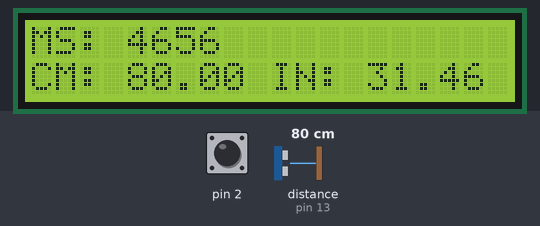
The sketch below on a simulated Arduino Uno, built with avr-gcc and run on an emulated ATmega328P. Shown: 20×2 character LCD. The inputs (shaded band) are chosen by the test bench; at power-on: distance to the obstacle (sensor on pin 13) 80 cm, pin 2 HIGH. The echo pulse lasts 58.3 µs per cm; what the sketch prints to the serial monitor is not drawn.

Above: at 1.2 s.
1.3 s: distance to the obstacle (sensor on pin 13) set to 2 cm
At 2.0 s:
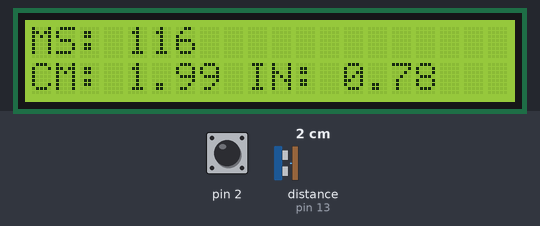
4.3 s: distance to the obstacle (sensor on pin 13) set to 60 cm
At 5.3 s:
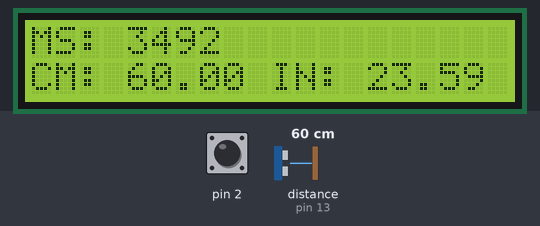
7.3 s: distance to the obstacle (sensor on pin 13) set to 18 cm
At 8.4 s:
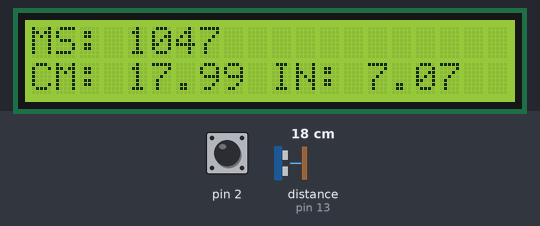
10.3 s: distance to the obstacle (sensor on pin 13) set to 2 cm
At 11.2 s:
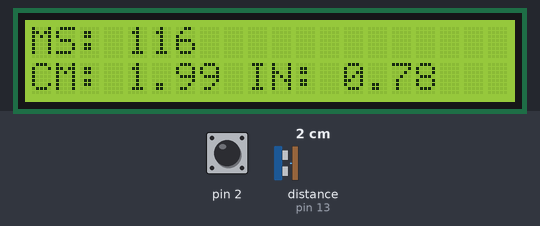
Timing chart, 0 to 13.3 s (numbered marks = the images above; inputs shaded):
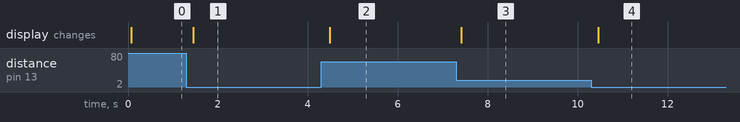

Measured:
- after the input at 1.3 s, the display: changes after 0.15 s (image 1)
- after the input at 4.3 s, the display: changes after 0.18 s (image 2)
- after the input at 7.3 s, the display: changes after 0.11 s (image 3)
- after the input at 10.3 s, the display: changes after 0.15 s (image 4)

The sketch:

Point3.ino
```cpp
#include <LiquidCrystal.h>
#include <Ultrasonic.h>
LiquidCrystal lcd(12,11,5,4,3,2);
#define TRIGGER_PIN 12
#define ECHO_PIN 13
Ultrasonic ultrasonic(TRIGGER_PIN, ECHO_PIN);
void setup()
{
  Serial.begin(9600);
  //pinMode(2,INPUT_PULLUP);
  attachInterrupt(0,int0,LOW);
  pinMode(2,INPUT_PULLUP);
}
void loop()
{
  int0();
}
void int0()
{
  if (digitalRead(2) == HIGH)
  {
    float cmMsec, inMsec;
    long microsec = ultrasonic.timing();
    cmMsec = ultrasonic.convert(microsec, Ultrasonic::CM); // 計算距離，單位: 公分
    inMsec = ultrasonic.convert(microsec, Ultrasonic::IN); // 計算距離，單位: 英吋
    Serial.print("MS: "); Serial.print(microsec);
    Serial.print(", CM: "); Serial.print(cmMsec);
    Serial.print(", IN: "); Serial.println(inMsec);
    lcd.begin(20, 2);
    lcd.print("MS: "); lcd.print(microsec);
    lcd.setCursor(0,1);
    lcd.print("CM: "); lcd.print(cmMsec);
    lcd.print(" IN: "); lcd.print(inMsec);
    delay(100);
  }
}
```
